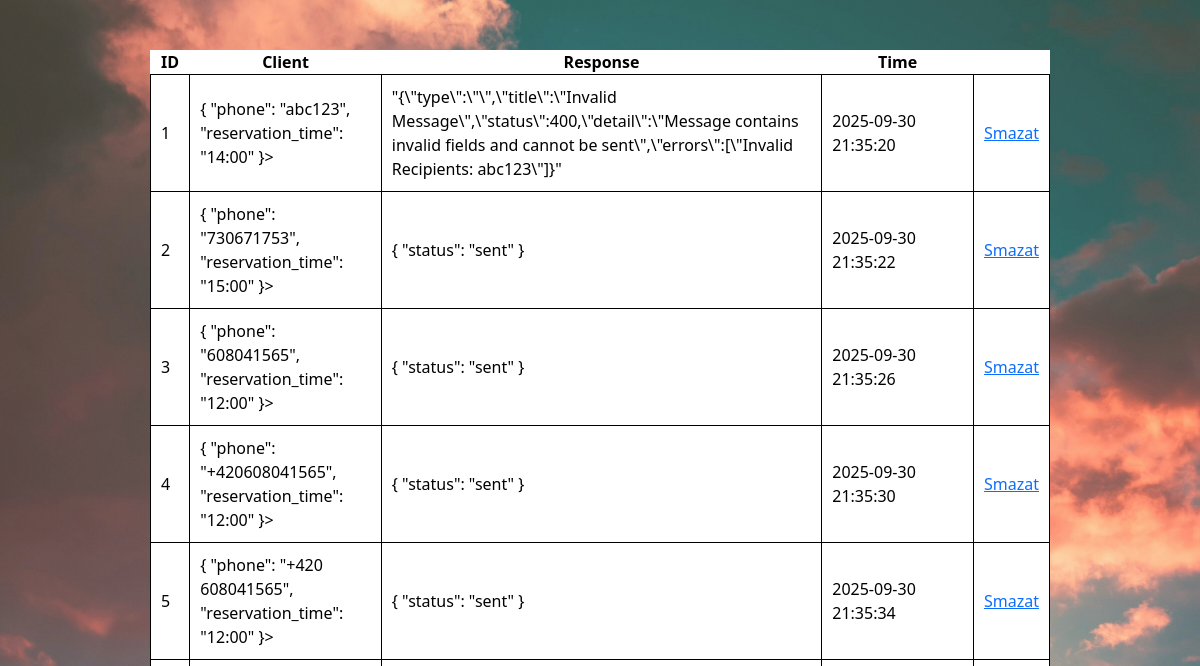
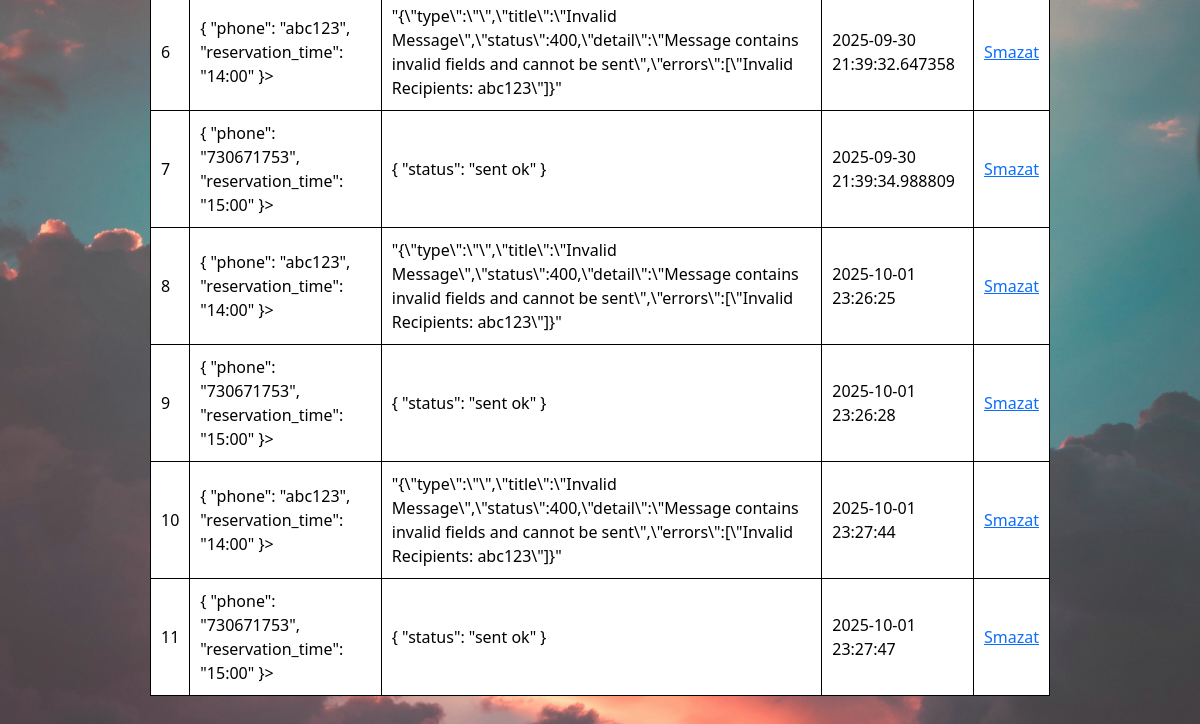
The app's page /checklog (signed in), older data (2 pictures, top to bottom).
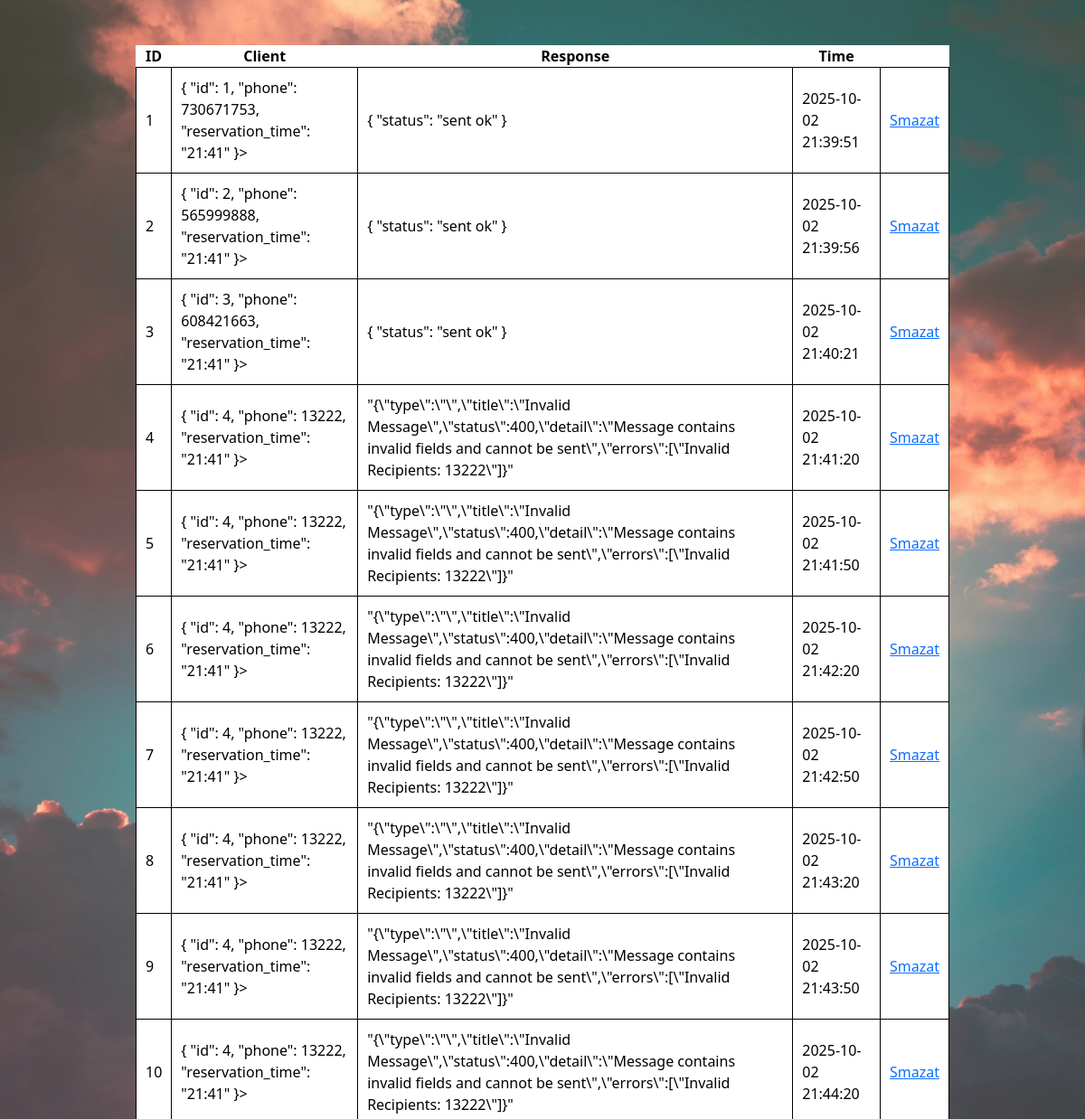
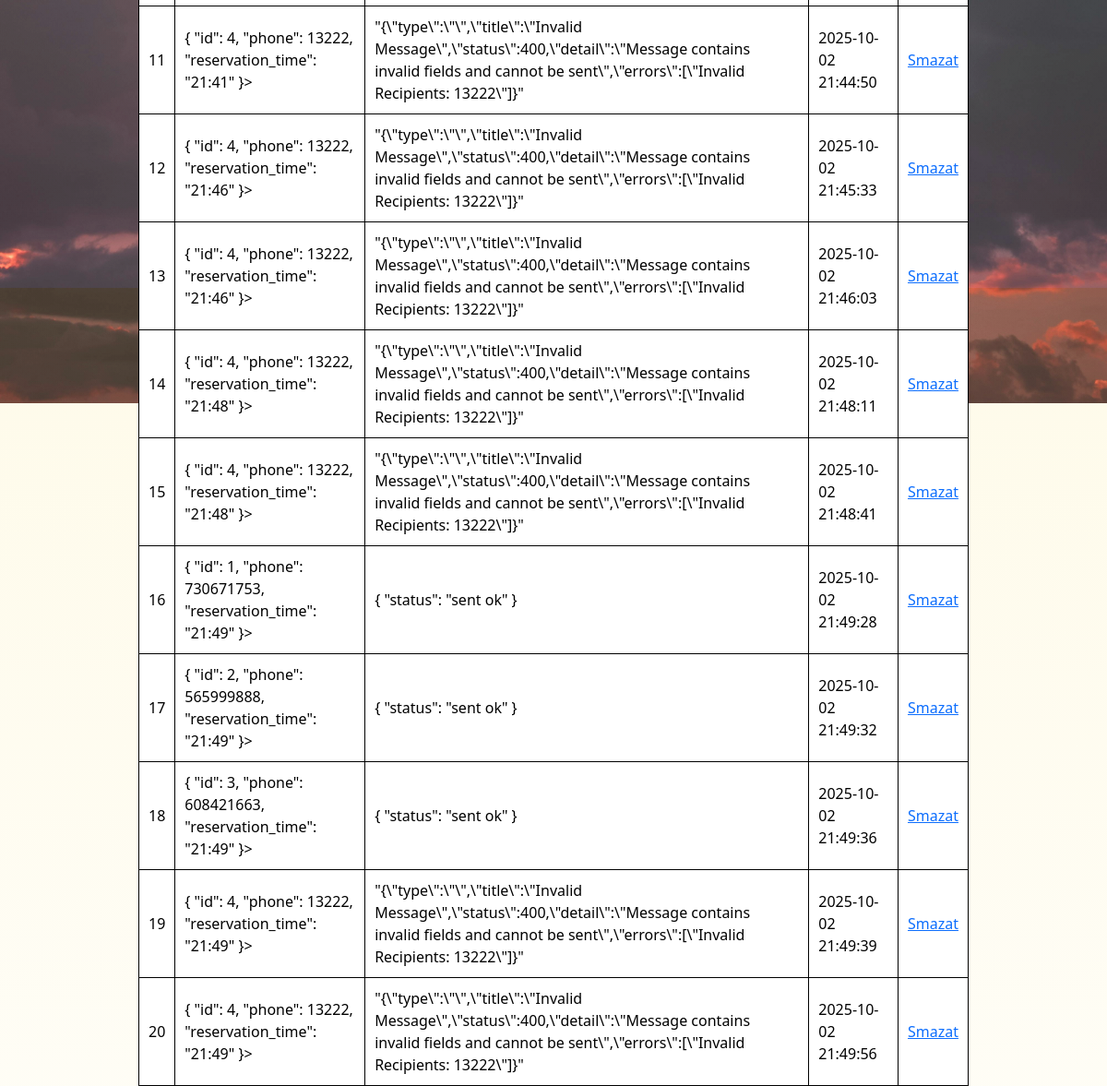
The same page, newer data (2 pictures, top to bottom).
### db_model.py (models this page shows)
class Log(db.Model):
    id = db.Column(db.Integer,primary_key = True)
    client = db.Column(db.JSON)
    response = db.Column(db.JSON)
    datetime = db.Column(db.String)

### main.py (the view)
@app.route("/checklog")
@login_required
def check_log():
    logs = Log.query.all()
    return render_template("log.html", logs = logs)

### main.py (called while the page is built)
@login_manager.user_loader
def load_user(id):
    return User.query.get(int(id))

### templates/log.html (shortened to what this page needs)
{% extends "base.html" %}
{% block content %}
<div class="errWrapper">
    <table class="errTable">
        <tr>
            <th>ID</th>
            <th>Client</th>
            <th>Response</th>
            <th>Time</th>
        </tr>
        {% for log in logs %}
        <tr>
            <td>{{log.id}}</td>
            <td>{{log.client | tojson(indent = 2)}}></a></td>
            <td>{{log.response | tojson(indent = 2)}}</td>
            <td>{{log.datetime}}</td>
            <td><a href="{{url_for('delete_err', id = log.id )}}">Smazat</a></td>
        </tr>
            {% endfor %}
    </table>
</div>
{% endblock %}

### templates/base.html (shortened to what this page needs)
<!DOCTYPE html>
<html lang='en'>
  <head>
    <link rel="stylesheet" href="static/calendar.css">
    <link href="https://cdn.jsdelivr.net/npm/bootstrap@5.3.7/dist/css/bootstrap.min.css" rel="stylesheet">
  </head>
<body>
    {% block content %}{% endblock %}
</body>
</html>

### static/calendar.css (style rules this page uses)
* { margin: 0; padding: 0; box-sizing: border-box; }
body { background: linear-gradient(to bottom,rgb(251, 233, 145,0.2), rgba(255,255,255,0.2) ), url("img/sky1.jpg") no-repeat center/cover; max-width: 100%; width: 100%; box-sizing: border-box; font-family: "Inter", sans-serif; height: 1550px; }
.errWrapper { display: flex; justify-content: center; }
.errTable { background-color: white; color: rgb(0, 0, 0); max-width: 75vw; padding: 10px; width: 100%; margin-top: 50px; }
.errTable tr th { margin: 0 auto; text-align: center; }
.errTable tr td { border: 1px solid black; border-collapse: collapse; }
.errTable, tr ,td { padding: 10px; }

Row changes from the older to the newer data that the page shows:
changed Log id 1: client|tojson "{ \"phone\": \"abc123\", \"reservation_time\": \"14:00\" }" → "{ \"id\": 1, \"phone\": 730671753, \"reservation_time\": \"21:41\" }"; response|tojson "\"{\\\"type\\\":\\\"\\\",\\\"title\\\":\\\"Invalid Message\\\",\\\"status\\\":400,\\\"detail\\\":\\\"Message contains invalid fields and cannot be sent\\\",\\\"errors\\\":[\\\"Invalid Recipients: abc123\\\"]}\"" → "{ \"status\": \"sent ok\" }"; datetime "2025-09-30 21:35:20" → "2025-10-02 21:39:51"
changed Log id 2: client|tojson "{ \"phone\": \"730671753\", \"reservation_time\": \"15:00\" }" → "{ \"id\": 2, \"phone\": 565999888, \"reservation_time\": \"21:41\" }"; response|tojson "{ \"status\": \"sent\" }" → "{ \"status\": \"sent ok\" }"; datetime "2025-09-30 21:35:22" → "2025-10-02 21:39:56"
changed Log id 3: client|tojson "{ \"phone\": \"608041565\", \"reservation_time\": \"12:00\" }" → "{ \"id\": 3, \"phone\": 608421663, \"reservation_time\": \"21:41\" }"; response|tojson "{ \"status\": \"sent\" }" → "{ \"status\": \"sent ok\" }"; datetime "2025-09-30 21:35:26" → "2025-10-02 21:40:21"
changed Log id 4: client|tojson "{ \"phone\": \"+420608041565\", \"reservation_time\": \"12:00\" }" → "{ \"id\": 4, \"phone\": 13222, \"reservation_time\": \"21:41\" }"; response|tojson "{ \"status\": \"sent\" }" → "\"{\\\"type\\\":\\\"\\\",\\\"title\\\":\\\"Invalid Message\\\",\\\"status\\\":400,\\\"detail\\\":\\\"Message contains invalid fields and cannot be sent\\\",\\\"errors\\\":[\\\"Invalid Recipients: 13222\\\"]}\""; datetime "2025-09-30 21:35:30" → "2025-10-02 21:41:20"
changed Log id 5: client|tojson "{ \"phone\": \"+420 608041565\", \"reservation_time\": \"12:00\" }" → "{ \"id\": 4, \"phone\": 13222, \"reservation_time\": \"21:41\" }"; response|tojson "{ \"status\": \"sent\" }" → "\"{\\\"type\\\":\\\"\\\",\\\"title\\\":\\\"Invalid Message\\\",\\\"status\\\":400,\\\"detail\\\":\\\"Message contains invalid fields and cannot be sent\\\",\\\"errors\\\":[\\\"Invalid Recipients: 13222\\\"]}\""; datetime "2025-09-30 21:35:34" → "2025-10-02 21:41:50"
changed Log id 6: client|tojson "{ \"phone\": \"abc123\", \"reservation_time\": \"14:00\" }" → "{ \"id\": 4, \"phone\": 13222, \"reservation_time\": \"21:41\" }"; response|tojson "…cannot be sent\\\",\\\"errors\\\":[\\\"Invalid Recipients: abc123\\\"]}\"" → "…cannot be sent\\\",\\\"errors\\\":[\\\"Invalid Recipients: 13222\\\"]}\""; datetime "2025-09-30 21:39:32.647358" → "2025-10-02 21:42:20"
changed Log id 7: client|tojson "{ \"phone\": \"730671753\", \"reservation_time\": \"15:00\" }" → "{ \"id\": 4, \"phone\": 13222, \"reservation_time\": \"21:41\" }"; response|tojson "{ \"status\": \"sent ok\" }" → "\"{\\\"type\\\":\\\"\\\",\\\"title\\\":\\\"Invalid Message\\\",\\\"status\\\":400,\\\"detail\\\":\\\"Message contains invalid fields and cannot be sent\\\",\\\"errors\\\":[\\\"Invalid Recipients: 13222\\\"]}\""; datetime "2025-09-30 21:39:34.988809" → "2025-10-02 21:42:50"
changed Log id 8: client|tojson "{ \"phone\": \"abc123\", \"reservation_time\": \"14:00\" }" → "{ \"id\": 4, \"phone\": 13222, \"reservation_time\": \"21:41\" }"; response|tojson "…cannot be sent\\\",\\\"errors\\\":[\\\"Invalid Recipients: abc123\\\"]}\"" → "…cannot be sent\\\",\\\"errors\\\":[\\\"Invalid Recipients: 13222\\\"]}\""; datetime "2025-10-01 23:26:25" → "2025-10-02 21:43:20"
changed Log id 9: client|tojson "{ \"phone\": \"730671753\", \"reservation_time\": \"15:00\" }" → "{ \"id\": 4, \"phone\": 13222, \"reservation_time\": \"21:41\" }"; response|tojson "{ \"status\": \"sent ok\" }" → "\"{\\\"type\\\":\\\"\\\",\\\"title\\\":\\\"Invalid Message\\\",\\\"status\\\":400,\\\"detail\\\":\\\"Message contains invalid fields and cannot be sent\\\",\\\"errors\\\":[\\\"Invalid Recipients: 13222\\\"]}\""; datetime "2025-10-01 23:26:28" → "2025-10-02 21:43:50"
changed Log id 10: client|tojson "{ \"phone\": \"abc123\", \"reservation_time\": \"14:00\" }" → "{ \"id\": 4, \"phone\": 13222, \"reservation_time\": \"21:41\" }"; response|tojson "…cannot be sent\\\",\\\"errors\\\":[\\\"Invalid Recipients: abc123\\\"]}\"" → "…cannot be sent\\\",\\\"errors\\\":[\\\"Invalid Recipients: 13222\\\"]}\""; datetime "2025-10-01 23:27:44" → "2025-10-02 21:44:20"
changed Log id 11: client|tojson "{ \"phone\": \"730671753\", \"reservation_time\": \"15:00\" }" → "{ \"id\": 4, \"phone\": 13222, \"reservation_time\": \"21:41\" }"; response|tojson "{ \"status\": \"sent ok\" }" → "\"{\\\"type\\\":\\\"\\\",\\\"title\\\":\\\"Invalid Message\\\",\\\"status\\\":400,\\\"detail\\\":\\\"Message contains invalid fields and cannot be sent\\\",\\\"errors\\\":[\\\"Invalid Recipients: 13222\\\"]}\""; datetime "2025-10-01 23:27:47" → "2025-10-02 21:44:50"
added Log: id "12", client|tojson "{ \"id\": 4, \"phone\": 13222, \"reservation_time\": \"21:46\" }", response|tojson "\"{\\\"type\\\":\\\"\\\",\\\"title\\\":\\\"Invalid Message\\\",\\\"status\\\":400,\\\"detail\\\":\\\"Message contains invalid fields and cannot be sent\\\",\\\"errors\\\":[\\\"Invalid Recipients: 13222\\\"]}\"", datetime "2025-10-02 21:45:33"
added Log: id "13", client|tojson "{ \"id\": 4, \"phone\": 13222, \"reservation_time\": \"21:46\" }", response|tojson "\"{\\\"type\\\":\\\"\\\",\\\"title\\\":\\\"Invalid Message\\\",\\\"status\\\":400,\\\"detail\\\":\\\"Message contains invalid fields and cannot be sent\\\",\\\"errors\\\":[\\\"Invalid Recipients: 13222\\\"]}\"", datetime "2025-10-02 21:46:03"
added Log: id "14", client|tojson "{ \"id\": 4, \"phone\": 13222, \"reservation_time\": \"21:48\" }", response|tojson "\"{\\\"type\\\":\\\"\\\",\\\"title\\\":\\\"Invalid Message\\\",\\\"status\\\":400,\\\"detail\\\":\\\"Message contains invalid fields and cannot be sent\\\",\\\"errors\\\":[\\\"Invalid Recipients: 13222\\\"]}\"", datetime "2025-10-02 21:48:11"
added Log: id "15", client|tojson "{ \"id\": 4, \"phone\": 13222, \"reservation_time\": \"21:48\" }", response|tojson "\"{\\\"type\\\":\\\"\\\",\\\"title\\\":\\\"Invalid Message\\\",\\\"status\\\":400,\\\"detail\\\":\\\"Message contains invalid fields and cannot be sent\\\",\\\"errors\\\":[\\\"Invalid Recipients: 13222\\\"]}\"", datetime "2025-10-02 21:48:41"
added Log: id "16", client|tojson "{ \"id\": 1, \"phone\": 730671753, \"reservation_time\": \"21:49\" }", response|tojson "{ \"status\": \"sent ok\" }", datetime "2025-10-02 21:49:28"
added Log: id "17", client|tojson "{ \"id\": 2, \"phone\": 565999888, \"reservation_time\": \"21:49\" }", response|tojson "{ \"status\": \"sent ok\" }", datetime "2025-10-02 21:49:32"
added Log: id "18", client|tojson "{ \"id\": 3, \"phone\": 608421663, \"reservation_time\": \"21:49\" }", response|tojson "{ \"status\": \"sent ok\" }", datetime "2025-10-02 21:49:36"
added Log: id "19", client|tojson "{ \"id\": 4, \"phone\": 13222, \"reservation_time\": \"21:49\" }", response|tojson "\"{\\\"type\\\":\\\"\\\",\\\"title\\\":\\\"Invalid Message\\\",\\\"status\\\":400,\\\"detail\\\":\\\"Message contains invalid fields and cannot be sent\\\",\\\"errors\\\":[\\\"Invalid Recipients: 13222\\\"]}\"", datetime "2025-10-02 21:49:39"
added Log: id "20", client|tojson "{ \"id\": 4, \"phone\": 13222, \"reservation_time\": \"21:49\" }", response|tojson "\"{\\\"type\\\":\\\"\\\",\\\"title\\\":\\\"Invalid Message\\\",\\\"status\\\":400,\\\"detail\\\":\\\"Message contains invalid fields and cannot be sent\\\",\\\"errors\\\":[\\\"Invalid Recipients: 13222\\\"]}\"", datetime "2025-10-02 21:49:56"
